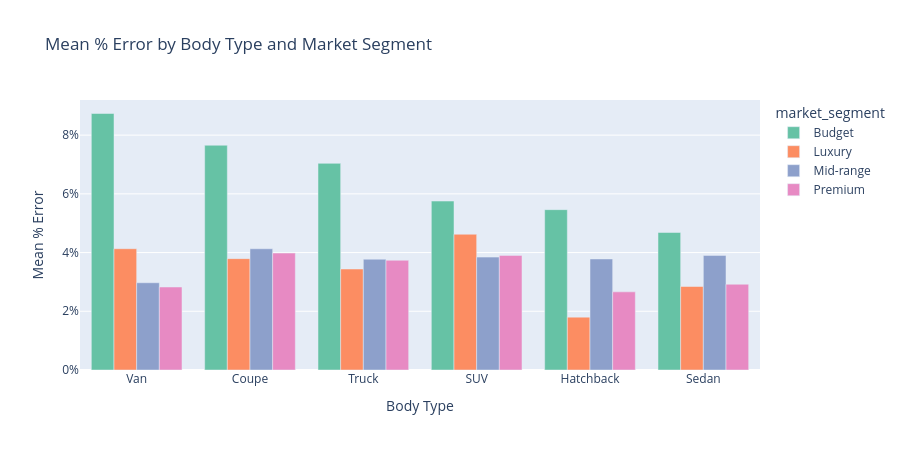

Notebook code cell kept with this figure:
### Code cell
# Interactive: mean % error by market segment × body type
pivot = (errors.groupby(["market_segment", "body_type"])["pct_error"]
               .mean()
               .reset_index())

fig = px.bar(
    pivot.sort_values("pct_error", ascending=False),
    x="body_type", y="pct_error", color="market_segment",
    barmode="group",
    labels={"pct_error": "Mean % Error", "body_type": "Body Type"},
    title="Mean % Error by Body Type and Market Segment",
    color_discrete_sequence=px.colors.qualitative.Set2,
)
fig.update_layout(height=450, yaxis_ticksuffix="%")
fig.show()

### Figure 1 — Plotly figure (JSON) as saved in the notebook; plotly's stock layout.template omitted (floating-point values rounded to 4 significant figures)
{"data": [{"alignmentgroup": "True", "hovertemplate": "market_segment=Budget<br>Body Type=%{x}<br>Mean % Error=%{y}<extra></extra>", "legendgroup": "Budget", "marker": {"color": "rgb(102,194,165)", "pattern": {"shape": ""}}, "name": "Budget", "offsetgroup": "Budget", "orientation": "v", "showlegend": true, "textposition": "auto", "type": "bar", "x": ["Van", "Coupe", "Truck", "SUV", "Hatchback", "Sedan"], "xaxis": "x", "y": [8.737, 7.656, 7.038, 5.755, 5.462, 4.684], "yaxis": "y"}, {"alignmentgroup": "True", "hovertemplate": "market_segment=Luxury<br>Body Type=%{x}<br>Mean % Error=%{y}<extra></extra>", "legendgroup": "Luxury", "marker": {"color": "rgb(252,141,98)", "pattern": {"shape": ""}}, "name": "Luxury", "offsetgroup": "Luxury", "orientation": "v", "showlegend": true, "textposition": "auto", "type": "bar", "x": ["SUV", "Van", "Coupe", "Truck", "Sedan", "Hatchback"], "xaxis": "x", "y": [4.624, 4.131, 3.794, 3.44, 2.844, 1.801], "yaxis": "y"}, {"alignmentgroup": "True", "hovertemplate": "market_segment=Mid-range<br>Body Type=%{x}<br>Mean % Error=%{y}<extra></extra>", "legendgroup": "Mid-range", "marker": {"color": "rgb(141,160,203)", "pattern": {"shape": ""}}, "name": "Mid-range", "offsetgroup": "Mid-range", "orientation": "v", "showlegend": true, "textposition": "auto", "type": "bar", "x": ["Coupe", "Sedan", "SUV", "Hatchback", "Truck", "Van"], "xaxis": "x", "y": [4.13, 3.904, 3.845, 3.783, 3.775, 2.972], "yaxis": "y"}, {"alignmentgroup": "True", "hovertemplate": "market_segment=Premium<br>Body Type=%{x}<br>Mean % Error=%{y}<extra></extra>", "legendgroup": "Premium", "marker": {"color": "rgb(231,138,195)", "pattern": {"shape": ""}}, "name": "Premium", "offsetgroup": "Premium", "orientation": "v", "showlegend": true, "textposition": "auto", "type": "bar", "x": ["Coupe", "SUV", "Truck", "Sedan", "Van", "Hatchback"], "xaxis": "x", "y": [3.983, 3.904, 3.738, 2.921, 2.828, 2.662], "yaxis": "y"}], "layout": {"barmode": "group", "height": 450, "legend": {"title": {"text": "market_segment"}, "tracegroupgap": 0}, "title": {"text": "Mean % Error by Body Type and Market Segment"}, "xaxis": {"anchor": "y", "domain": [0, 1], "title": {"text": "Body Type"}}, "yaxis": {"anchor": "x", "domain": [0, 1], "ticksuffix": "%", "title": {"text": "Mean % Error"}}}}
